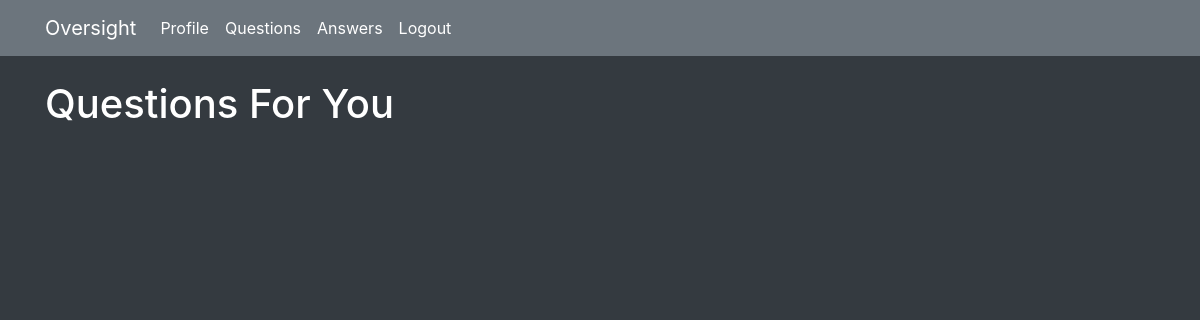
The app's page /unanswered (signed in), older data.
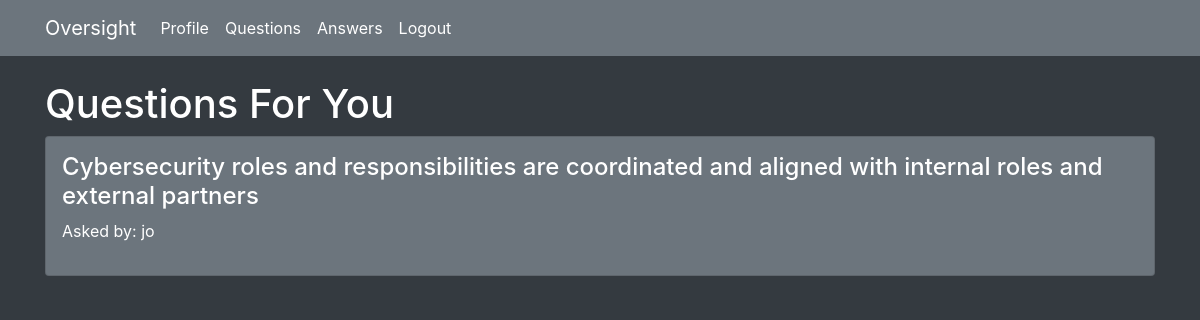
The same page, newer data.
### flaskqa/models.py (models this page shows, shortened)
class Question(db.Model):
    id = db.Column(db.Integer, primary_key=True)
    question = db.Column(db.Integer)
    answer = db.Column(db.Integer)
    asked_by_id = db.Column(db.Integer, db.ForeignKey('user.id'))
    expert_id = db.Column(db.Integer, db.ForeignKey('user.id'))
    nist_id = db.Column(db.String)
    nist_function = db.Column(db.String)
    nist_subcategory = db.Column(db.String)
    justification = db.Column(db.Text)

class User(UserMixin, db.Model):
    id = db.Column(db.Integer, primary_key=True)
    name = db.Column(db.String(50))
    password = db.Column(db.String(100))
    expert = db.Column(db.Boolean)
    admin = db.Column(db.Boolean)
    questions_asked = db.relationship(
        'Question',
        foreign_keys='Question.asked_by_id',
        backref='asker',
        lazy=True
    )
    answers_requested = db.relationship(
        'Question',
        foreign_keys='Question.expert_id',
        backref='expert',
        lazy=True
    )
    @property
    def unhashed_password(self):
        raise AttributeError('Cannot view unhashed password!')

### flaskqa/routes/main.py (the view)
@main.route('/unanswered')
@login_required
def unanswered():
    if not current_user.expert:
        return redirect(url_for('main.index'))
    unanswered_questions = Question.query\
    .filter_by(expert_id=current_user.id)\
    .filter(Question.answer == None)\
    .all()
    context = {
        'unanswered_questions' : unanswered_questions
    }
    return render_template('unanswered.html', **context)

### flaskqa/__init__.py (called while the page is built)
def create_app(config_file='settings.py'):
    app = Flask(__name__)
    app.config.from_pyfile(config_file)
    app.secret_key = b'\x10\x06@.\xcb\xac\xdb\xa7\xe8\x8d\xedi\x80O\ta.\xcc\x8a\x03&\x10C&'
    db.init_app(app)
    login_manager.init_app(app)
    login_manager.login_view = 'auth.login'
    @login_manager.user_loader
    def user_loader(user_id):
        return User.query.get(user_id)
    app.register_blueprint(main)
    app.register_blueprint(auth)
    app.cli.add_command(create_tables)
    return app

### flaskqa/templates/unanswered.html (shortened to what this page needs)
{% extends 'base.html' %}
{% block content %}
<div class="page-header text-white">
        <h1>Questions For You</h1>
      </div>
      <div class="row">
        <div class="col-lg-12">
          <div class="list-group">
              {% for question in unanswered_questions %}
                <a href="{{ url_for('main.answer', question_id=question.id) }}" class="list-group-item p-3 mb-2 bg-secondary text-white">
                  <h4 class="list-group-item-heading">{{ question.question }}</h4>
                  <p class="list-group-item-text">Asked by: {{ question.asker.name }}</p>
                </a>
              {% endfor %}
          </div>
        </div>
      </div>
{% endblock %}

Row changes from the older to the newer data that the page shows:
now on this page (row edited): Question: question "Cybersecurity roles and responsibilities are coordinated and aligned with internal roles and external partners", asker.name "jo"
